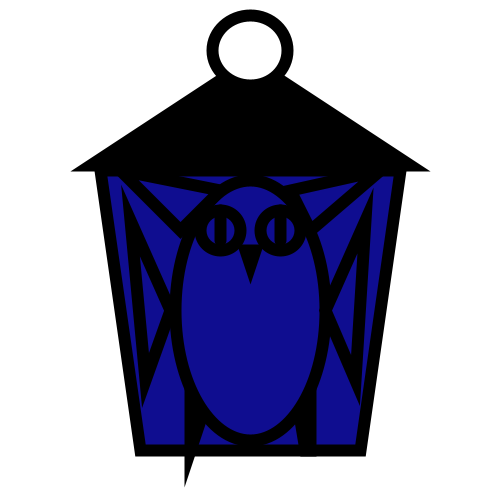
Frame 1 (no input)
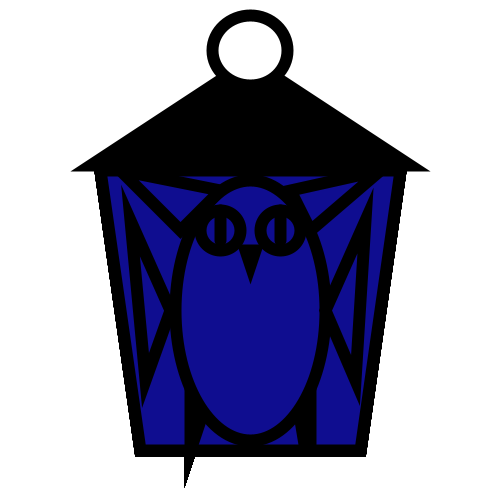
Frame 60 (the mouse pressed at the canvas centre just before this capture)
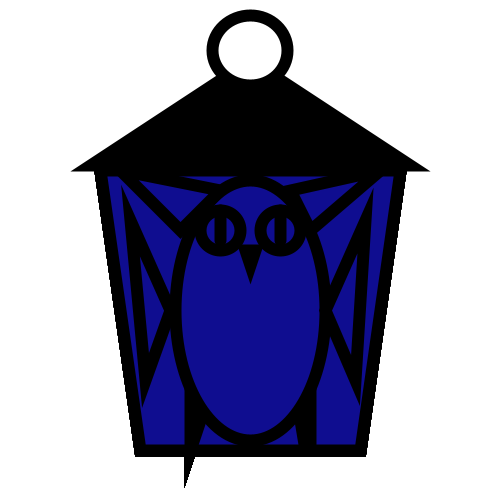
Frame 120 (the mouse held since frame 60 and released just before this capture)

The Processing sketch that drew these frames (run headless with seeded random() and noise(); from frame 60 on, the mouse is pressed at the canvas centre):

// Processing sketch: processing_69536
// ── processing_69536.pde

/*****************************************
 * Assignment 01
 * Name:  Stephanie Bredbenner
 * E-mail: sbredbenne@brynmawr.edu
 * Course: CS 110 - Section 01
 * Submitted: 9/10/2012
 * My sketch for assignment 1, for which I coded a Bryn Mawr
   lantern (using ellipses, quads, lines and triangles) that 
   switches between the class colors depending on 
   which quadrant the mouse is in. 
***********************************************/
void setup (){
  
  //set up
    size (500, 500);
    background (255);
    smooth ();
    strokeWeight (12);
    stroke (0);
  
  //top of lantern, no color change
    fill (0);
    triangle (90,165, 410,165, 250,60);
    fill(255);
    ellipse (250,50, 75, 70);
    }
  
void draw () {
  
  //color changes
    if (mouseX > width/2 && mouseY > height/2) {
    fill (255, 8, 8);
    }
    if (mouseX > width/2 && mouseY < height/2) {
    fill (24, 109, 242);
    }
    if (mouseX < width/2 && mouseY > height/2) {
    fill (30, 162, 16);
    }
    if (mouseX < width/2 && mouseY < height/2) {
    fill (15, 13, 144);
    }
   
  //outline of lantern
    quad (100,170, 400,170, 360,450, 140,450); 
 
  //owl legs
    quad (190,400, 200,420, 190,450, 190,450);
    quad (300,420, 310,400, 310,450, 305,450);

  //owl body and wings
    ellipse (250,310, 150, 260);
    triangle (325,310, 365,220, 355,380);
    triangle (170,310, 130,220, 145,380);
  
  //owl head
    triangle (290,190, 310,230, 380,170);
    triangle (220,190, 180,230, 120,170);
    ellipse (220,230, 40, 40);
    line (220,210, 220,240);
    ellipse (280,230, 40, 40);
    line (280,210, 280,240);
    triangle (245,250, 255,250, 250,265);
    }
